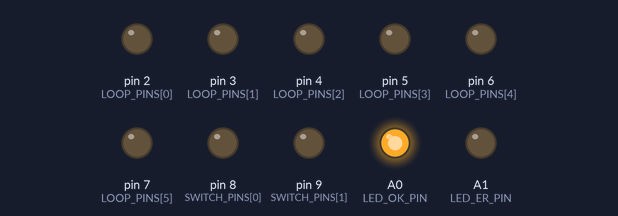
The sketch below on a simulated Arduino Uno, built with avr-gcc and run on an emulated ATmega328P. On the bench: output pins drawn as LEDs (lit = HIGH). MIDI output is not drawn; storage starts empty.

Above: at 0.1 s.
At 1.1 s:
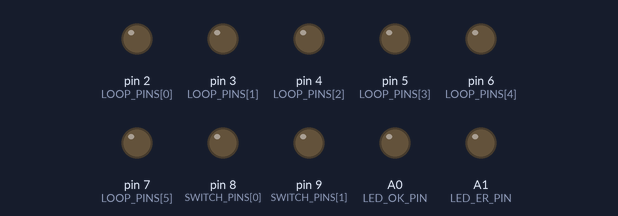
Timing chart, 0 to 2.6 s (numbered marks = the images above):
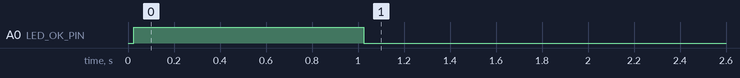

The sketch:

midi-switcher.ino
```cpp
//#include <SD.h>
#include <SdFat.h>
#include <MIDI.h>

MIDI_CREATE_DEFAULT_INSTANCE();

char *filename = "/config.cfg";

const int NUM_LOOPS = 6;
const int NUM_SWITCHES = 2;
const int NUM_PRESETS = 18;

const int MOMENTARY_MS = 150;

const int CS_PIN = 10;

const byte LOOP_PINS[NUM_LOOPS] = {2, 3, 4, 5, 6, 7};
const byte SWITCH_PINS[NUM_SWITCHES] = {8, 9};

const byte LED_OK_PIN = A0;
const byte LED_ER_PIN = A1;

const byte ACTIVATE_LOOP_MIN = 111;
const byte ACTIVATE_LOOP_MAX = ACTIVATE_LOOP_MIN + NUM_LOOPS - 1;
const byte BYPASS_LOOP_MIN = 101;
const byte BYPASS_LOOP_MAX = BYPASS_LOOP_MIN + NUM_LOOPS - 1;
const byte ACTIVATE_SWITCH_MIN = ACTIVATE_LOOP_MIN + NUM_LOOPS;
const byte ACTIVATE_SWITCH_MAX = ACTIVATE_SWITCH_MIN + NUM_SWITCHES - 1;
const byte BYPASS_SWITCH_MIN = BYPASS_LOOP_MIN + NUM_LOOPS;
const byte BYPASS_SWITCH_MAX = BYPASS_SWITCH_MIN + NUM_SWITCHES - 1;

SdFat SD;

struct Preset
{
    byte loops[NUM_LOOPS];
    byte switches[NUM_SWITCHES];
};

struct Config
{
    byte MIDI_CHANNEL;
    byte switchTypes[NUM_SWITCHES];
};

Preset presets[NUM_PRESETS];
Config config;

bool configLoaded = false;

void setup()
{

    pinMode(LED_OK_PIN, OUTPUT);
    pinMode(LED_ER_PIN, OUTPUT);

    if (!SD.begin(CS_PIN))
    {
        loadConfigFallback();
        configLoaded = false;
        statusLed(0, 1000);
    }
    else
    {
        loadConfiguration(filename);
        configLoaded = true;
        statusLed(1, 1000);
    }

    // Set loop & switch pins
    for (byte i = 0; i < NUM_LOOPS; i++)
        pinMode(LOOP_PINS[i], OUTPUT);
    for (byte i = 0; i < NUM_SWITCHES; i++)
        pinMode(SWITCH_PINS[i], OUTPUT);

    MIDI.begin(config.MIDI_CHANNEL);
    MIDI.setHandleProgramChange(handleProgramChange);

    // Initialize serial port
    // Disable when activating MIDI
    // Serial.begin(9600);
    // while (!Serial)
    //     continue;

    // printConfig();
}

void loop()
{
    MIDI.read();
}

void handleProgramChange(byte channel, byte number)
{
    if (channel == config.MIDI_CHANNEL)
    {
        if (number == 0)
            resetAll();
        else if ((number <= NUM_PRESETS) && configLoaded)
            loadPreset(number - 1);
        else if (
            (number >= ACTIVATE_LOOP_MIN && number <= ACTIVATE_LOOP_MAX) ||
            (number >= BYPASS_LOOP_MIN && number <= BYPASS_LOOP_MAX))
        {
            byte loopNum = (number % 10) - 1;
            byte loopState = number / 10 % 10;
            digitalWrite(LOOP_PINS[loopNum], loopState);
        }
        else if (
            (number >= ACTIVATE_SWITCH_MIN && number <= ACTIVATE_SWITCH_MAX) ||
            (number >= BYPASS_SWITCH_MIN && number <= BYPASS_SWITCH_MAX))
        {
            byte switchNum = (number % 10) - 1 - NUM_LOOPS;
            byte switchState = number / 10 % 10;
            setSwitch(SWITCH_PINS[switchNum], config.switchTypes[switchNum], switchState);
        }
    }
}

void loadPreset(byte presetNum)
{
    for (byte i = 0; i < NUM_LOOPS; i++)
        digitalWrite(LOOP_PINS[i], presets[presetNum].loops[i]);

    for (byte i = 0; i < NUM_SWITCHES; i++)
        setSwitch(SWITCH_PINS[i], config.switchTypes[i], presets[presetNum].switches[i]);
}

void setSwitch(byte switchPin, byte switchType, byte switchVal)
{

    if (switchType == 1)
    {
        digitalWrite(switchPin, switchVal);
    }
    else
    {
        if (switchVal == 1)
        {
            digitalWrite(switchPin, switchVal);
            delay(MOMENTARY_MS);
            digitalWrite(switchPin, !switchVal);
        }
    }
}

void resetAll()
{
    for (byte i = 0; i < NUM_LOOPS; i++)
        digitalWrite(LOOP_PINS[i], 0);

    for (byte i = 0; i < NUM_SWITCHES; i++)
        setSwitch(SWITCH_PINS[i], config.switchTypes[i], 0);

    if (configLoaded)
        statusLed(1, 1000);
    else
        statusLed(0, 1000);
}

// Loads the configuration from a file
void loadConfiguration(char *filename)
{
    File file = SD.open(filename);
    if (!file)
    {
        Serial.println(F("Failed to read file"));
        return;
    }

    // Read MIDI channel
    String midiChannelStr = "";
    midiChannelStr += (char)file.read() - 48;
    midiChannelStr += (char)file.read() - 48;

    config.MIDI_CHANNEL = midiChannelStr.toInt();
    file.read();
    file.read();

    // Read relay switch types
    // 1: Latching
    // 0: Momentary
    for (byte i = 0; i < NUM_SWITCHES; i++)
        config.switchTypes[i] = (char)file.read() - 48;
    file.read();
    file.read();

    // Read presets
    for (byte i = 0; i < NUM_PRESETS; i++)
    {
        if (file.available())
        {
            // Read loop status
            for (byte j = 0; j < NUM_LOOPS; j++)
                presets[i].loops[j] = (char)file.read() - 48;
            file.read();

            // Read switch status
            for (byte j = 0; j < NUM_SWITCHES; j++)
                presets[i].switches[j] = (char)file.read() - 48;
            file.read();
            file.read();
        }
    }

    file.close();
}

void loadConfigFallback()
{
    // If fail to read to SD card, at least have minimal config

    config.MIDI_CHANNEL = 16;

    // Set all switches to momentary
    for (byte i = 0; i < NUM_SWITCHES; i++)
        config.switchTypes[i] = 0;

    // No presets available
}

void statusLed(byte status, unsigned long length)
{
    digitalWrite(LED_OK_PIN, LOW);
    digitalWrite(LED_ER_PIN, LOW);

    if (status == 1)
        digitalWrite(LED_OK_PIN, HIGH);
    else
        digitalWrite(LED_ER_PIN, HIGH);

    delay(length);

    digitalWrite(LED_OK_PIN, LOW);
    digitalWrite(LED_ER_PIN, LOW);
}

void printConfig()
{
    Serial.print("MIDI Channel#: ");
    Serial.println(config.MIDI_CHANNEL);

    Serial.println("Switch Types:");
    for (byte i = 0; i < NUM_SWITCHES; i++)
    {
        Serial.print("\tSwitch #");
        Serial.print(i + 1);
        Serial.print(": ");
        Serial.println(config.switchTypes[i]);
    }

    if (configLoaded)
    {
        Serial.println("Programs:");
        for (byte i = 0; i < NUM_PRESETS; i++)
        {
            Serial.print("\tProgram #");
            Serial.print(i + 1);
            Serial.print(" | ");

            Serial.print("Loops: ");
            for (byte j = 0; j < NUM_LOOPS; j++)
                Serial.print(presets[i].loops[j]);
            Serial.print(" | ");

            Serial.print("Switches: ");
            for (byte j = 0; j < NUM_SWITCHES; j++)
                Serial.print(presets[i].switches[j]);
            Serial.println("");
        }
    }
    else
    {
        Serial.println("SD Card failed, no presets available");
    }
}
```
